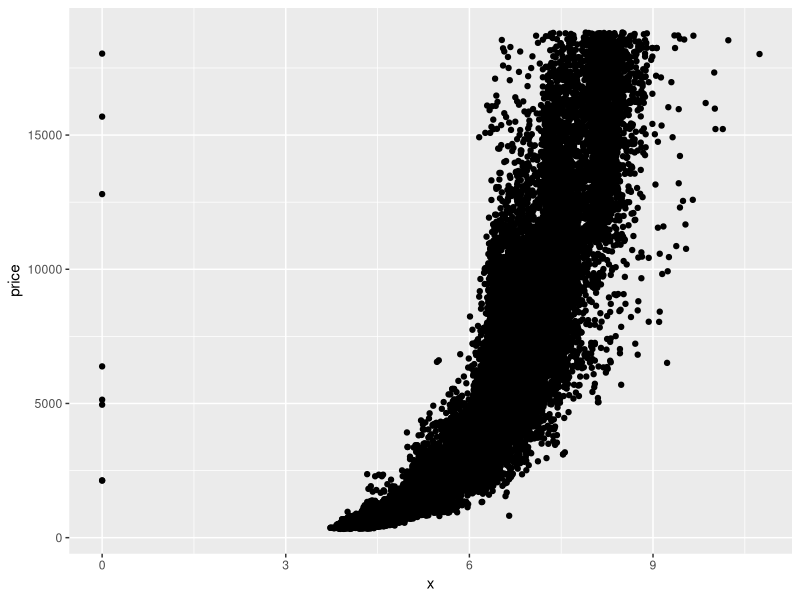
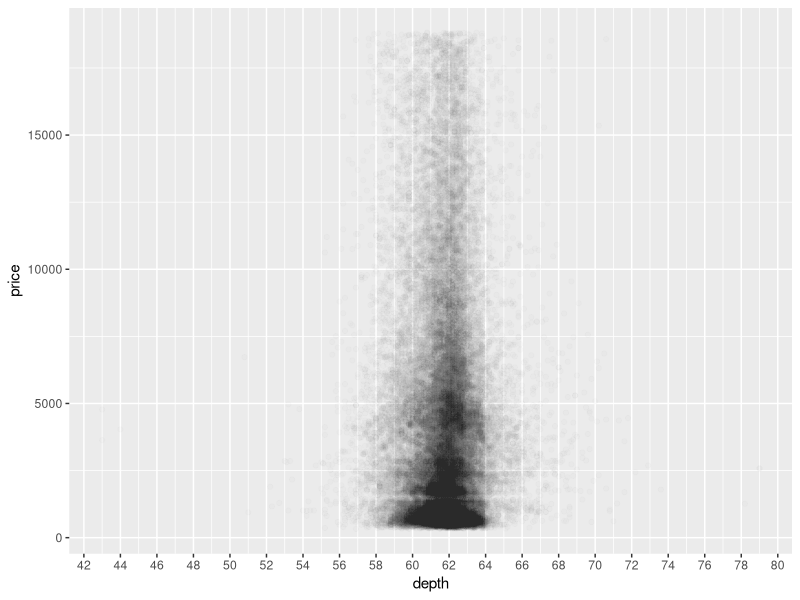

The R script that drew these images, in order: (Note: this script raises an error after producing the figures.)
#load the ggplot package
library(ggplot2)

data(diamonds)
head(diamonds)

ggplot(aes(x=x, y=price), data=diamonds) +
   geom_point()

#Observations:
#Price increases exponentially with x. There are some outliers at x=0.

cor.test(diamonds$price, diamonds$x)
cor.test(diamonds$price, diamonds$y)
cor.test(diamonds$price, diamonds$z)

ggplot(aes(x=depth, y=price), data=diamonds) +
  geom_point(alpha=1/100) + 
  scale_x_continuous(breaks=seq(0,80,2))

cor.test(diamonds$price, diamonds$depth)

#create a plot of price v. carat, omitting the top 1% of carat values and top 1% of prices
carat_upper_limit <- quantile(diamonds$carat, .99)
price_upper_limit <- quantile(diamonds$price, .99)

ggplot(aes(x=carat, y=price), 
       data=subset(diamonds, 
                   carat < carat_upper_limit || price < price_upper_limit)) + 
  geom_point()

# Create a scatterplot of price vs. volume (x * y * z).
diamonds$volume <- (diamonds$x * diamonds$y * diamonds$z)

ggplot(aes(x=volume, y=price), data=diamonds) +
  geom_point()


'
You can find out how many diamonds have 0 volume by using count(diamonds$volume == 0). 
The count() function comes with the plyr package.

Note: If you ran the count function from plyr, 
you need to run this command in R to unload the plyr package.
detach("package:plyr", unload=TRUE)
The plyr package will conflict with the dplyr package in later exercises.
'

diamonds_no_outliers <- subset(diamonds, diamonds$volume > 0 & diamonds$volume <= 800)

cor.test(diamonds_no_outliers$price, diamonds_no_outliers$volume)


ggplot(aes(x= volume, y=price), data= diamonds_no_outliers) + 
  geom_point(alpha = 1/100) + 
  geom_smooth() + 
  coord_cartesian(xlim=c(0,400))

#check out these smoothing options:
#https://stats.idre.ucla.edu/r/faq/how-can-i-explore-different-smooths-in-ggplot2/

# Do you think this would be a useful model to estimate
# the price of diamonds? Why or why not?

# yes? but only up to volume 150. 
#Then it looks like there are other factors to take into account.

library(dplyr)

diamondsByClarity <- summarise(diamonds,
                               mean_price = mean(price),
                               median_price = median(price),
                               min_price = min(price),
                               max_price = max(price),
                               n = n())

diamondsByClarity <- diamonds %>%
  group_by(clarity) %>%
  summarise(mean_price = mean(price),
            median_price = median(price),
            min_price = min(price),
            max_price = max(price),
            n = n()) %>%
  arrange(clarity)

diamonds_by_clarity <- group_by(diamonds, clarity)
diamonds_mp_by_clarity <- summarise(diamonds_by_clarity, mean_price = mean(price))

diamonds_by_color <- group_by(diamonds, color)
diamonds_mp_by_color <- summarise(diamonds_by_color, mean_price = mean(price))

diamonds_by_cut <- group_by(diamonds, cut)
diamonds_mp_by_cut <- summarise(diamonds_by_cut, mean_price = mean(price))

# Your task is to write additional code to create two bar plots
# on one output image using the grid.arrange() function from the package
# gridExtra.
library(gridExtra)

A <- ggplot(aes(x=clarity, y=mean_price), data=diamonds_mp_by_clarity) + 
  geom_col()

B <- ggplot(aes(x=color, y=mean_price), data=diamonds_mp_by_color) + 
  geom_col()

C <- ggplot(aes(x=cut, y=mean_price), data=diamonds_mp_by_cut) + 
  geom_col()

grid.arrange(A, B, C)


